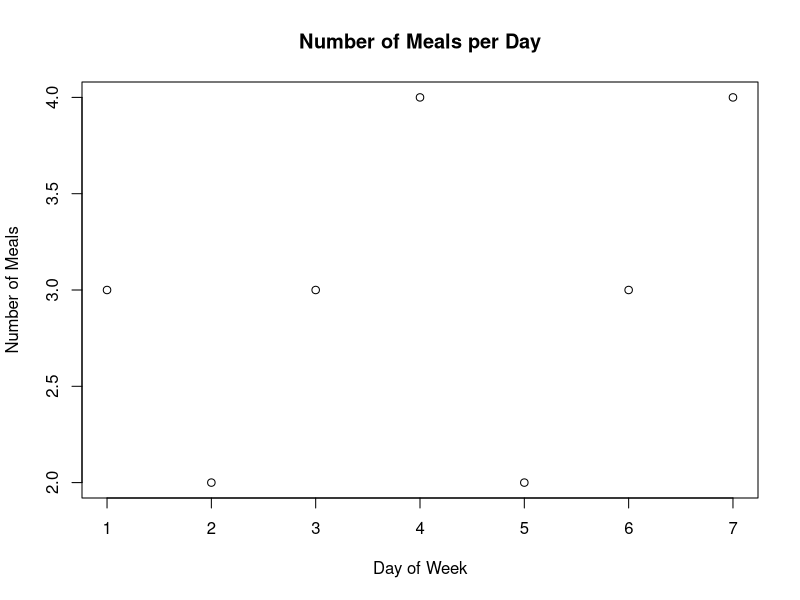

Here is the R script that generated this plot:
## ---- chunk 1
knitr::opts_chunk$set(echo = TRUE)
## ---- chunk 2
plot(c(1:7),c(3,2,3,4,2,3,4), main = "Number of Meals per Day", xlab = "Day of Week", ylab = "Number of Meals")
